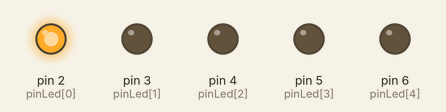
A sketch run on a simulated Arduino Uno, built with avr-gcc and run on an emulated ATmega328P. Shown: output pins drawn as LEDs (lit = HIGH).

Above: at 0.05 s.
At 0.45 s:
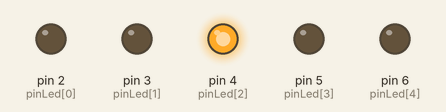
At 0.85 s:
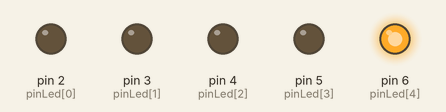
At 1.85 s:
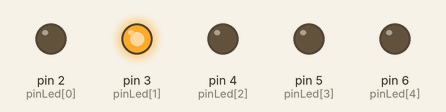
At 2.65 s:
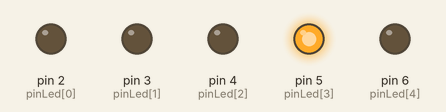
At 3.55 s:
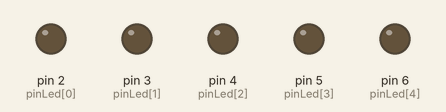
Timing chart, 0 to 3.9 s (numbered marks = the images above):
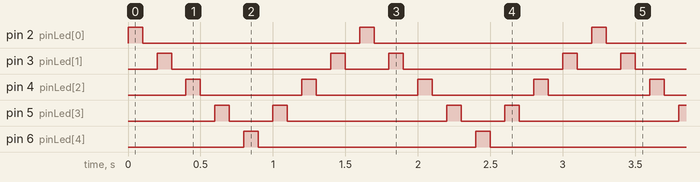

Measured:
- by itself, pin 2 (pinLed[0]), pin 6 (pinLed[4]): alternates HIGH for 0.10 s and LOW for 1.5 s
- by itself, pin 3 (pinLed[1]): repeats every 1.6 s: LOW 1.1 s, HIGH 0.10 s, LOW 0.30 s, HIGH 0.10 s
- by itself, pin 4 (pinLed[2]): alternates HIGH for 0.10 s and LOW for 0.70 s
- by itself, pin 5 (pinLed[3]): repeats every 1.6 s: LOW 0.30 s, HIGH 0.10 s, LOW 1.1 s, HIGH 0.10 s

The sketch:

Programme_1.ino
```cpp
/*
On utilise pour ce programme 5 LED
connectées sur les pins 2,3,4,5 et 6
*/

int pinLed[5]={2,3,4,5,6}; // Tableau listant les pins

int i=0;
void setup() {
  for (int i=0;i<5;i++)
  {
    pinMode(pinLed[i],OUTPUT);// Déclarer les leds comme sorties
    digitalWrite(pinLed[i],LOW);
  }

}

void loop() {

while (i<5) // Clignotement de gauche à droite
{
  digitalWrite(pinLed[i],HIGH);
  delay(100);
  digitalWrite(pinLed[i],LOW);
  delay(100);
  i++;  // incrementer le compteur i
}
while(i>1) // Clignotement inverse de droite à gauche
{
  digitalWrite(pinLed[i-2],HIGH);
  delay(100);
  digitalWrite(pinLed[i-2],LOW);
  delay(100);
  i--;
  if (i==2)
  {
    i=0;
  }
}

}
```
